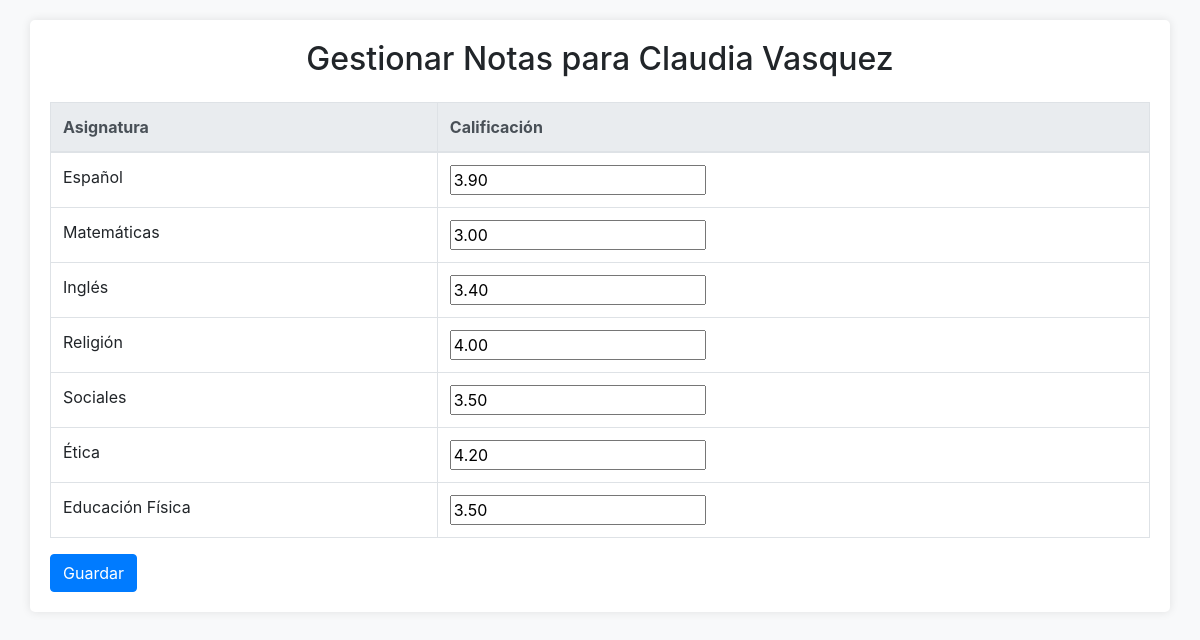
Page /escuela/escuela/manage-grades/2/ (signed in) on the committed database.
### escuela/models.py (models this page shows, shortened)
class Student(models.Model):
    GENERO_CHOICES = [
        ('F', 'Femenino'),
        ('M', 'Masculino'),
        ('N', 'No aplica'),
    ]
    nombre = models.CharField(max_length=100)
    apellido = models.CharField(max_length=100)
    edad = models.IntegerField()
    no_documento = models.CharField(max_length=20)
    grado = models.CharField(max_length=50)
    genero = models.CharField(max_length=1, choices=GENERO_CHOICES)
    direccion = models.CharField(max_length=255)
    padre_familia = models.CharField(max_length=100)
    numero_padre = models.CharField(max_length=15)

class Grade(models.Model):
    id = models.AutoField(primary_key=True)
    student = models.ForeignKey(Student, on_delete=models.CASCADE)
    espanol = models.DecimalField(max_digits=5, decimal_places=2, default=0.0)
    matematicas = models.DecimalField(max_digits=5, decimal_places=2, default=0.0)
    ingles = models.DecimalField(max_digits=5, decimal_places=2, default=0.0)
    religion = models.DecimalField(max_digits=5, decimal_places=2, default=0.0)
    sociales = models.DecimalField(max_digits=5, decimal_places=2, default=0.0)
    etica = models.DecimalField(max_digits=5, decimal_places=2, default=0.0)
    edu_fisica = models.DecimalField(max_digits=5, decimal_places=2, default=0.0)

### escuela/views.py (the view)
# urls.py: path('escuela/manage-grades/<int:student_id>/', views.manage_grades_view, name='manage_grades'),
@login_required
def manage_grades_view(request, student_id):
    student = get_object_or_404(Student, id=student_id)
    grade, created = Grade.objects.get_or_create(student=student)
    if request.method == 'POST':
        form = GradeForm(request.POST, instance=grade)
        if form.is_valid():
            form.save()
            return redirect('home')  # Redirigir a la página de estudiantes registrados
    else:
        form = GradeForm(instance=grade)
    return render(request, 'manage_grades.html', {'form': form, 'student': student})

### escuela/forms.py
class GradeForm(forms.ModelForm):
    class Meta:
        model = Grade
        fields = ['espanol', 'matematicas', 'ingles', 'religion', 'sociales', 'etica', 'edu_fisica']

### escuela/templates/manage_grades.html (shortened to what this page needs)
<!DOCTYPE html>
<html lang="en">
<head>
    <link rel="stylesheet" href="https://stackpath.bootstrapcdn.com/bootstrap/4.5.2/css/bootstrap.min.css">
</head>
<body>
    <div class="container">
        <h2 class="text-center mb-4">Gestionar Notas para {{ student.nombre }} {{ student.apellido }}</h2>
        <form method="post">
            <table class="table table-bordered">
                <thead class="thead-light">
                    <tr>
                        <th scope="col">Asignatura</th>
                        <th scope="col">Calificación</th>
                    </tr>
                </thead>
                <tbody>
                    <tr>
                        <td>Español</td>
                        <td>{{ form.espanol }}</td>
                    </tr>
                    <tr>
                        <td>Matemáticas</td>
                        <td>{{ form.matematicas }}</td>
                    </tr>
                    <tr>
                        <td>Inglés</td>
                        <td>{{ form.ingles }}</td>
                    </tr>
                    <tr>
                        <td>Religión</td>
                        <td>{{ form.religion }}</td>
                    </tr>
                    <tr>
                        <td>Sociales</td>
                        <td>{{ form.sociales }}</td>
                    </tr>
                    <tr>
                        <td>Ética</td>
                        <td>{{ form.etica }}</td>
                    </tr>
                    <tr>
                        <td>Educación Física</td>
                        <td>{{ form.edu_fisica }}</td>
                    </tr>
                </tbody>
            </table>
            <button type="submit" class="btn btn-primary">Guardar</button>
        </form>
    </div>
</body>
</html>

### escuela/templates/manage_grades.html (style rules this page uses)
body { padding-top: 20px; background-color: #f8f9fa; }
.container { background-color: white; padding: 20px; border-radius: 5px; box-shadow: 0 0 10px rgba(0,0,0,0.1); }
h2 { margin-bottom: 20px; }

### rows in the picture
Student: nombre "Claudia", apellido "Vasquez"
Grade: espanol "3.90", matematicas "3.00", ingles "3.40", religion "4.00", sociales "3.50", etica "4.20", edu_fisica "3.50"
